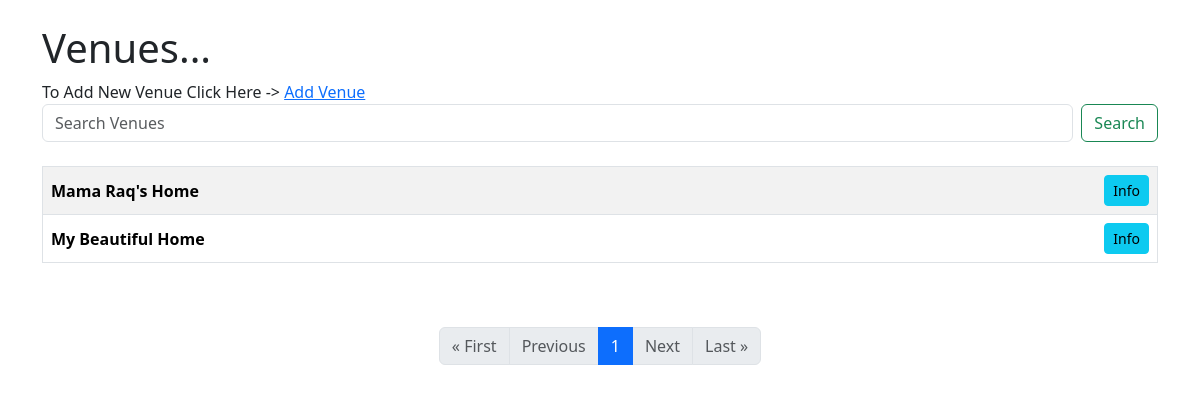
The page /list_venues on the database as committed earlier.
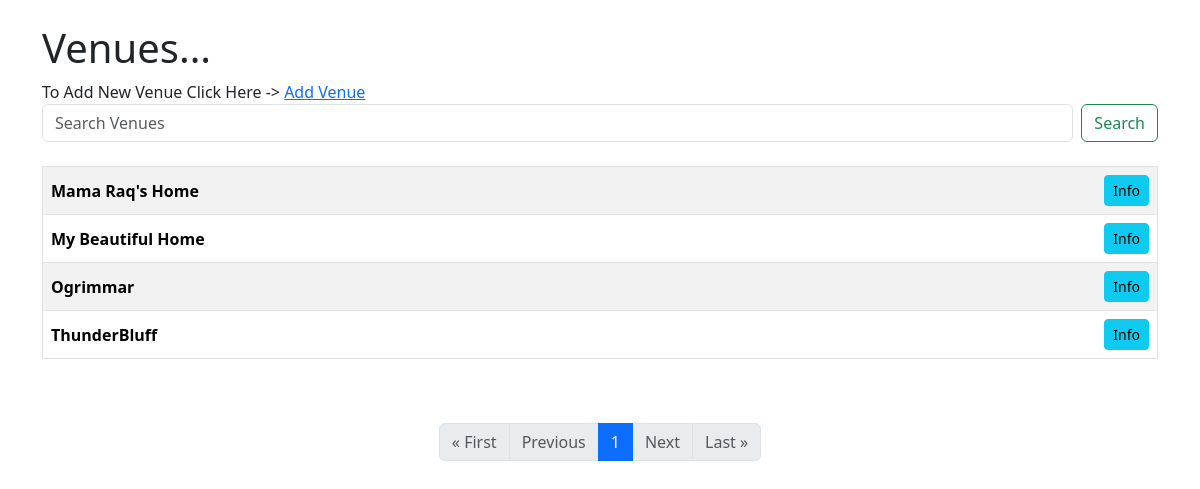
The same page on the database as committed later.
### events/models.py (models this page shows)
class Venue(models.Model):
    name = models.CharField('Venue Name', max_length=150)
    address = models.CharField(max_length=300)
    zip_code = models.CharField('Zip Code', max_length=15)
    phone = models.CharField('Contact Phone', max_length=25, blank=True)
    web = models.URLField('Website Address', blank=True)
    email_address = models.EmailField('Email Address', blank=True)
    owner = models.IntegerField('Venue Owner', blank=False, default=1)
    venue_image = models.ImageField(null=True, blank=True, upload_to='images/')
    def __str__(self):
        return self.name

### events/views.py (the view)
# urls.py: path('list_venues', views.list_venues, name="list-venues"),
def list_venues(request):
    if request.method == "POST":
        searched = request.POST.get('searched', '')
        venues = Venue.objects.filter(name__contains=searched).order_by('name')
        all_venues = set_paginator(request, venues, 5)
        return render(request, 'events/venue.html', {'all_venues': all_venues, 'searched': searched})
    else:
        venues = Venue.objects.all().order_by('name')
        all_venues = set_paginator(request, venues, 5)
        return render(request, 'events/venue.html', {'all_venues': all_venues})

### events/views.py (called while the page is built)
def set_paginator(request, obj, pages: int):
    p = Paginator(obj, pages)
    page = request.GET.get('page')
    return p.get_page(page)

### events/templates/events/venue.html (shortened to what this page needs)
{% extends 'events/base.html' %}
{% block content %}
<h1>Venues...</h1>
To Add New Venue Click Here -> <a href="{% url 'add-venue' %}">Add Venue</a>
<br/>
<form class="d-flex" role="search" method="POST" action="{% url 'list-venues' %}">
    <input class="form-control me-2" type="search" placeholder="Search Venues" aria-label="Search"
           name="searched" id="search-input">
    <button class="btn btn-outline-success" type="submit" id="search-button">Search</button>
</form>
<br/>
<table class="table table-bordered table-striped table-hover">
    {% for venue in all_venues %}
    <tr>
        <td>
            <div class="d-flex align-items-center justify-content-between">
                <div>
                    <strong>{{ venue }}</strong>
                </div>
                <div class="d-grid gap-2 d-md-flex justify-content-md-end">
                    <a href="{% url 'show-venue' venue.id %}" class="btn btn-info btn-sm">Info</a>
                </div>
            </div>
        </td>
    </tr>
    {% endfor %}
</table>
<br/><br/>
<nav aria-label="...">
    <ul class="pagination justify-content-center">
        {% if all_venues.has_previous %}
        <li class="page-item">
            <a class="page-link" href="?page=1">&laquo; First</a>
        </li>
        <li class="page-item">
            <a class="page-link" href="?page={{ all_venues.previous_page_number }}">Previous</a>
        </li>
        {% else %}
        <li class="page-item disabled">
            <a class="page-link" tabindex="-1" aria-disabled="true">&laquo; First</a>
        </li>
        <li class="page-item disabled">
            <a class="page-link" tabindex="-1" aria-disabled="true">Previous</a>
        </li>
        {% endif %}
        {% for i in all_venues.paginator.page_range %}
        <li class="page-item {% if all_venues.number == i %}active{% endif %}">
            <a class="page-link" href="?page={{ i }}">{{ i }}</a>
        </li>
        {% endfor %}
        {% if all_venues.has_next %}
        <li class="page-item">
            <a class="page-link" href="?page={{ all_venues.next_page_number }}">Next</a>
        </li>
        <li class="page-item">
            <a class="page-link" href="?page={{ all_venues.paginator.num_pages }}">Last &raquo;</a>
        </li>
        {% else %}
        <li class="page-item disabled">
            <a class="page-link" tabindex="-1" aria-disabled="true">Next</a>
        </li>
        <li class="page-item disabled">
            <a class="page-link" tabindex="-1" aria-disabled="true">Last &raquo;</a>
        </li>
        {% endif %}
    </ul>
</nav>
{% endblock %}

Rows that differ between the two databases and show on the page:
added Venue: name "Ogrimmar"
added Venue: name "ThunderBluff"
